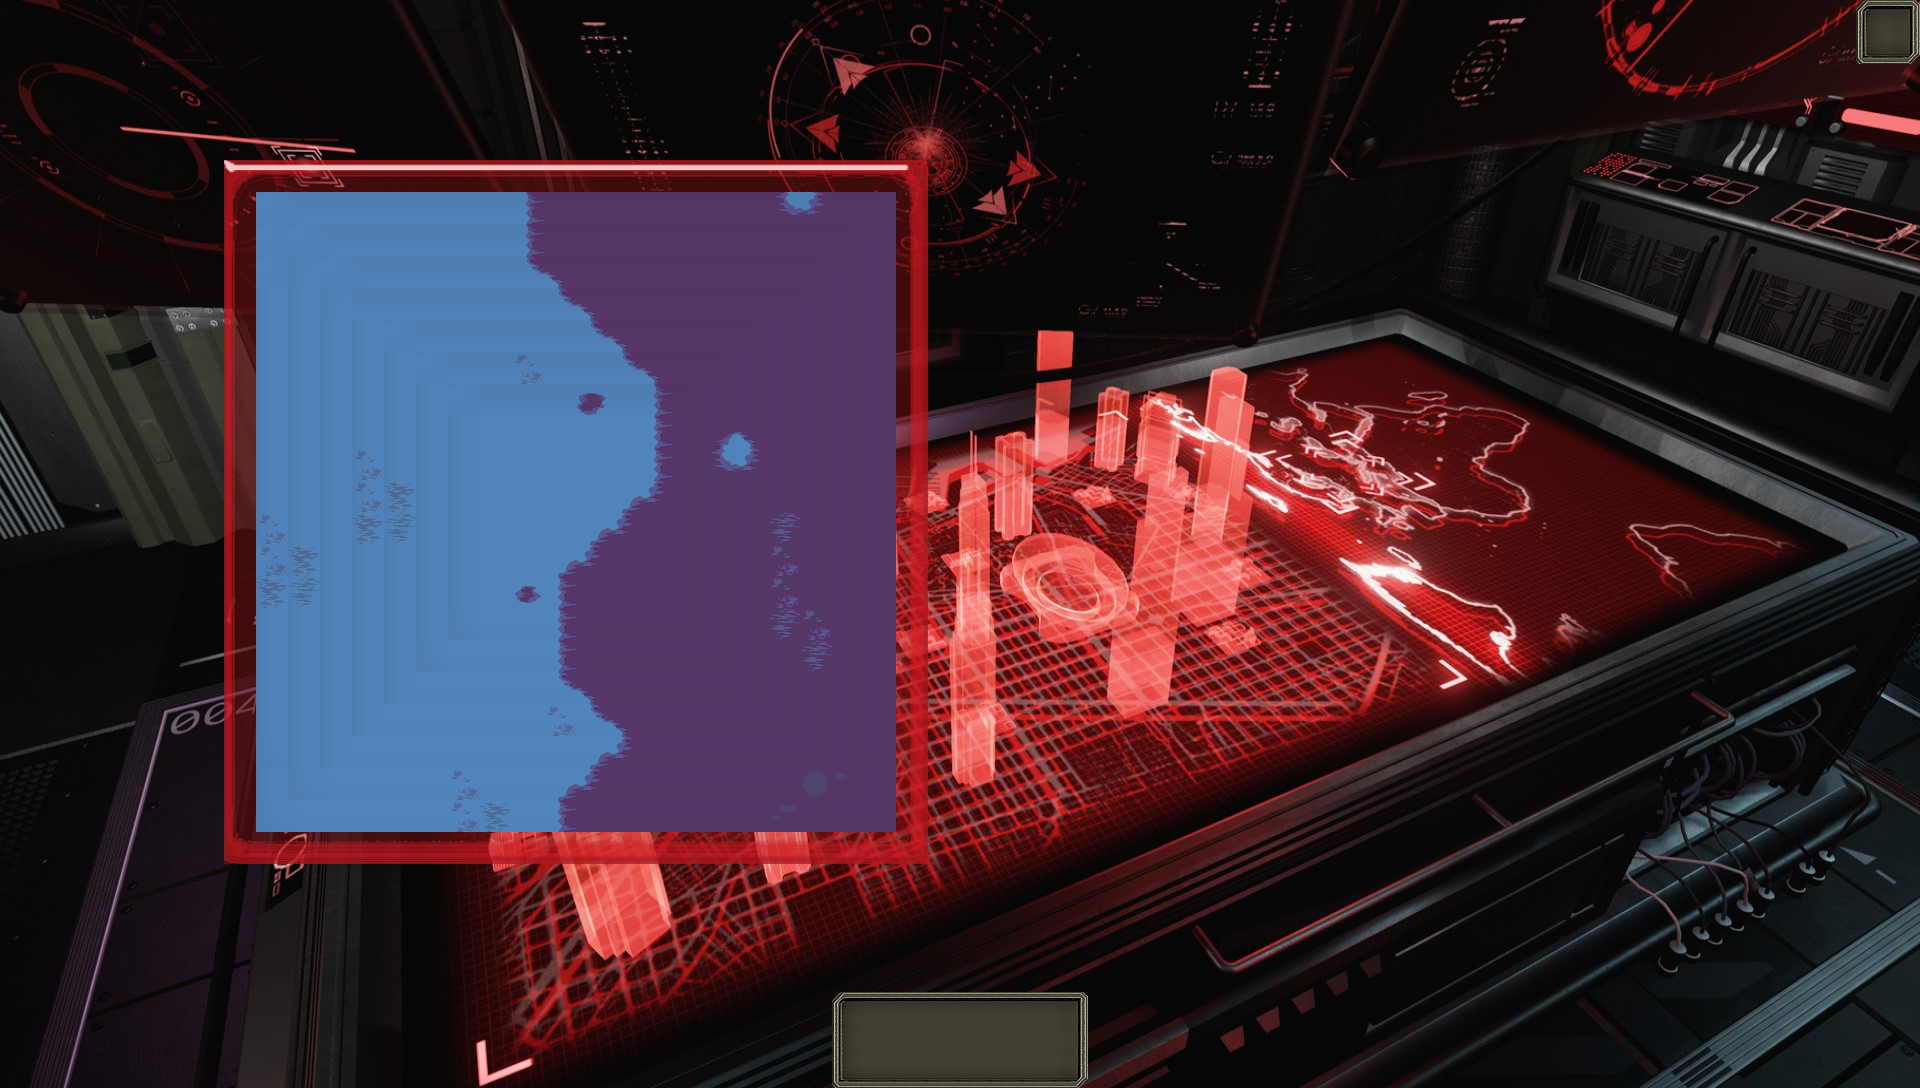

This game map was drawn from its Tiled (.tmx) file and the tilesets committed beside it. A one-line description and the trimmed map source follow:
An orthogonal 60x34 tile map with 32x32 px tiles, 6 tile layers (Warstwa Kafelków 2, Warstwa Kafelków 3, mgla, siatka, ...), 12 tilesets.

<map version="1.4" tiledversion="1.4.3" orientation="orthogonal" renderorder="right-down" width="60" height="34" tilewidth="32" tileheight="32" infinite="0" nextlayerid="13" nextobjectid="1">
 <tileset firstgid="1" source="Untitled-2.tsx" />
 <tileset firstgid="145" source="sand.tsx" />
 <tileset firstgid="253" source="fruit-trees.tsx" />
 <tileset firstgid="4349" name="watercoldwater" tilewidth="32" tileheight="32" tilecount="30" columns="5">
  <image source="watercoldwater.png" width="160" height="192" />
  <terraintypes>
   <terrain name="Nowy Teren" tile="16" />
  </terraintypes>
  <tile id="1" terrain="0,0,0," />
  <tile id="2" terrain="0,0,,0" />
  <tile id="6" terrain="0,,0,0" />
  <tile id="7" terrain=",0,0,0" />
  <tile id="10" terrain=",,,0" />
  <tile id="11" terrain=",,0,0" />
  <tile id="12" terrain=",,0," />
  <tile id="15" terrain=",0,,0" />
  <tile id="16" terrain="0,0,0,0" />
  <tile id="17" terrain="0,,0," />
  <tile id="20" terrain=",0,," />
  <tile id="21" terrain="0,0,," />
  <tile id="22" terrain="0,,," />
  <tile id="25">
   <animation>
    <frame tileid="25" duration="500" />
    <frame tileid="26" duration="500" />
    <frame tileid="25" duration="500" />
    <frame tileid="26" duration="500" />
    <frame tileid="27" duration="500" />
    <frame tileid="26" duration="500" />
    <frame tileid="25" duration="500" />
   </animation>
  </tile>
  <tile id="26">
   <animation>
    <frame tileid="26" duration="500" />
    <frame tileid="27" duration="500" />
    <frame tileid="26" duration="500" />
    <frame tileid="25" duration="500" />
    <frame tileid="26" duration="500" />
   </animation>
  </tile>
  <tile id="27">
   <animation>
    <frame tileid="27" duration="500" />
    <frame tileid="25" duration="500" />
    <frame tileid="26" duration="500" />
    <frame tileid="25" duration="500" />
    <frame tileid="27" duration="500" />
   </animation>
  </tile>
 </tileset>
 <tileset firstgid="4379" source="coldwaterdeepwater.tsx" />
 <tileset firstgid="4409" source="coldwaterice.tsx" />
 <tileset firstgid="4439" source="terrain_atlas.tsx" />
 <tileset firstgid="5463" source="toppng.com-transparent-glass-512x512.tsx" />
 <tileset firstgid="5863" source="bgscifi.tsx" />
 <tileset firstgid="7903" source="fog01.tsx" />
 <tileset firstgid="8303" source="siatka.tsx" />
 <tileset firstgid="8367" source="metal2.tsx" />
 <layer id="2" name="Warstwa Kafelków 2" width="60" height="34" locked="1">
  <data>[2040 cells, 2040 non-empty, 67 distinct tile ids]</data>
 </layer>
 <layer id="3" name="Warstwa Kafelków 3" width="60" height="34" locked="1">
  <data>[2040 cells, 353 non-empty, 144 distinct tile ids]</data>
 </layer>
 <layer id="11" name="mgla" width="60" height="34" locked="1">
  <data>[2040 cells, 400 non-empty, 200 distinct tile ids]</data>
 </layer>
 <layer id="12" name="siatka" width="60" height="34" locked="1">
  <data>[2040 cells, 512 non-empty, 13 distinct tile ids]</data>
 </layer>
 <layer id="8" name="Warstwa Kafelków 5" width="60" height="34" locked="1">
  <data>[2040 cells, 1640 non-empty, 1640 distinct tile ids]</data>
 </layer>
 <layer id="10" name="Warstwa Kafelków 4" width="60" height="34" locked="1">
  <data>[2040 cells, 512 non-empty, 188 distinct tile ids]</data>
 </layer>
</map>
